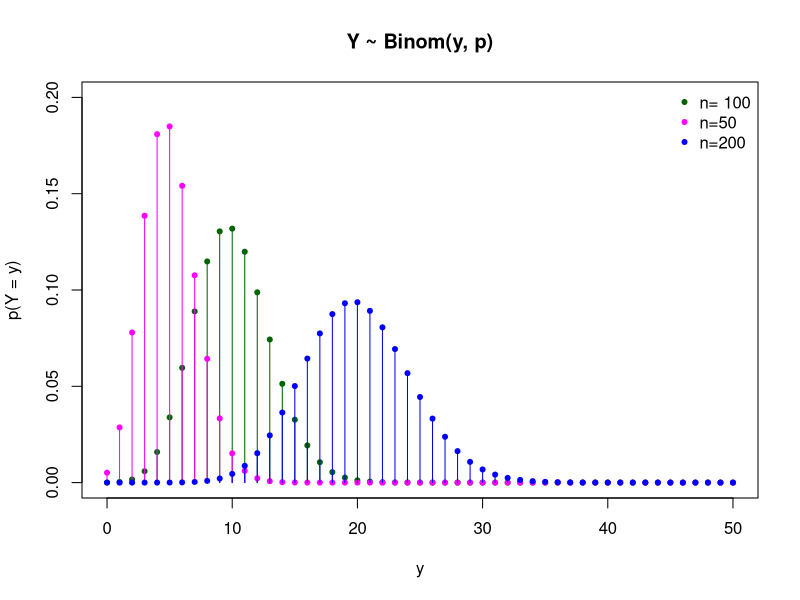
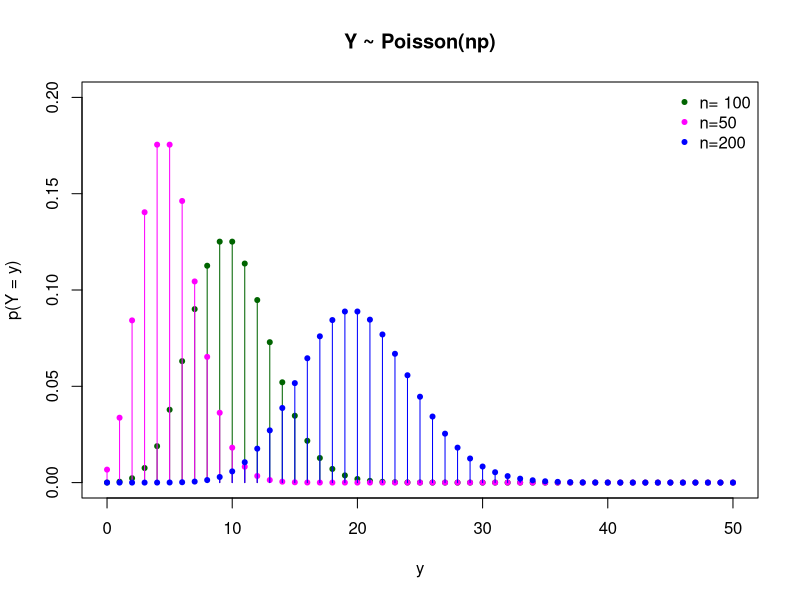

The R source for these figures, in order:
## ---- chunk 1
knitr::opts_chunk$set(echo = TRUE, fig.width = 4, fig.height = 4)
## ---- chunk 2
poisson_pmf <-function(y) {# generate a sequence of 100 independent Bernoulli trials
  p <- ((2^y) * exp(-2))/(factorial(y))
  return(p)}
## ---- chunk 3
2/3 * exp(-2)
## ---- chunk 4
1 - (poisson_pmf(0)  + poisson_pmf(1) + poisson_pmf(2) + poisson_pmf(3))
## ---- chunk 5
(poisson_pmf(0)  + poisson_pmf(1) + poisson_pmf(2) + poisson_pmf(3))
## ---- chunk 6
1 - (poisson_pmf(2) + poisson_pmf(3))
## ---- chunk 7
# set the largest y for which you want to plot P(Y = y)
max_y <- 50
y <- 0:max_y
## ---- chunk 8

v1 <- 100
v2 <- 50
v3 <- 200

plot(y , dbinom(y, v1, 0.1), type="h",
     xlim=c(0, max_y), ylim=c(0,0.2),
     xlab = "y", ylab = "p(Y = y)",
     main = "Y ~ Binom(y, p)",
     col = "darkgreen")
# add points and lines for the distribution of Y if Y ~ Geom(p) for different p
points(y, dbinom(y, v1, 0.1), pch = 20, col = "darkgreen")

lines(y, dbinom(y, v2, 0.1), type = "h", col = "magenta")
points(y, dbinom(y, v2, 0.1), pch = 20, col = "magenta")

lines(y, dbinom(y, v3, 0.1), type = "h", col = "blue")
points(y, dbinom(y, v3, 0.1), pch = 20, col = "blue")
# add a legend
legend("topright", legend = c(paste0("n= ", v1), paste0("n=", v2), paste0("n=", v3)),
       col = c("darkgreen", "magenta", "blue"),
       pch = c(20,20,20), bty = "n")

## ---- chunk 9
# set the largest y for which you want to plot P(Y = y)
max_y <- 50
y <- 0:max_y
## ---- chunk 10

v1 <- 100
v2 <- 50
v3 <- 200

plot(y, dpois(y, v1 * 0.1), type="h",
     xlim=c(0, max_y), ylim=c(0,0.2),
     xlab = "y", ylab = "p(Y = y)",
     main = "Y ~ Poisson(np)",
     col = "darkgreen")
# add points and lines for the distribution of Y if Y ~ Geom(p) for different p
points(y, dpois(y, v1 * 0.1), pch = 20, col = "darkgreen")

lines(y, dpois(y, v2 * 0.1), type = "h", col = "magenta")
points(y, dpois(y, v2 * 0.1), pch = 20, col = "magenta")

lines(y, dpois(y, v3 * 0.1), type = "h", col = "blue")
points(y, dpois(y, v3 * 0.1), pch = 20, col = "blue")
# add a legend
legend("topright", legend = c(paste0("n= ", v1), paste0("n=", v2), paste0("n=", v3)),
       col = c("darkgreen", "magenta", "blue"),
       pch = c(20,20,20), bty = "n")

